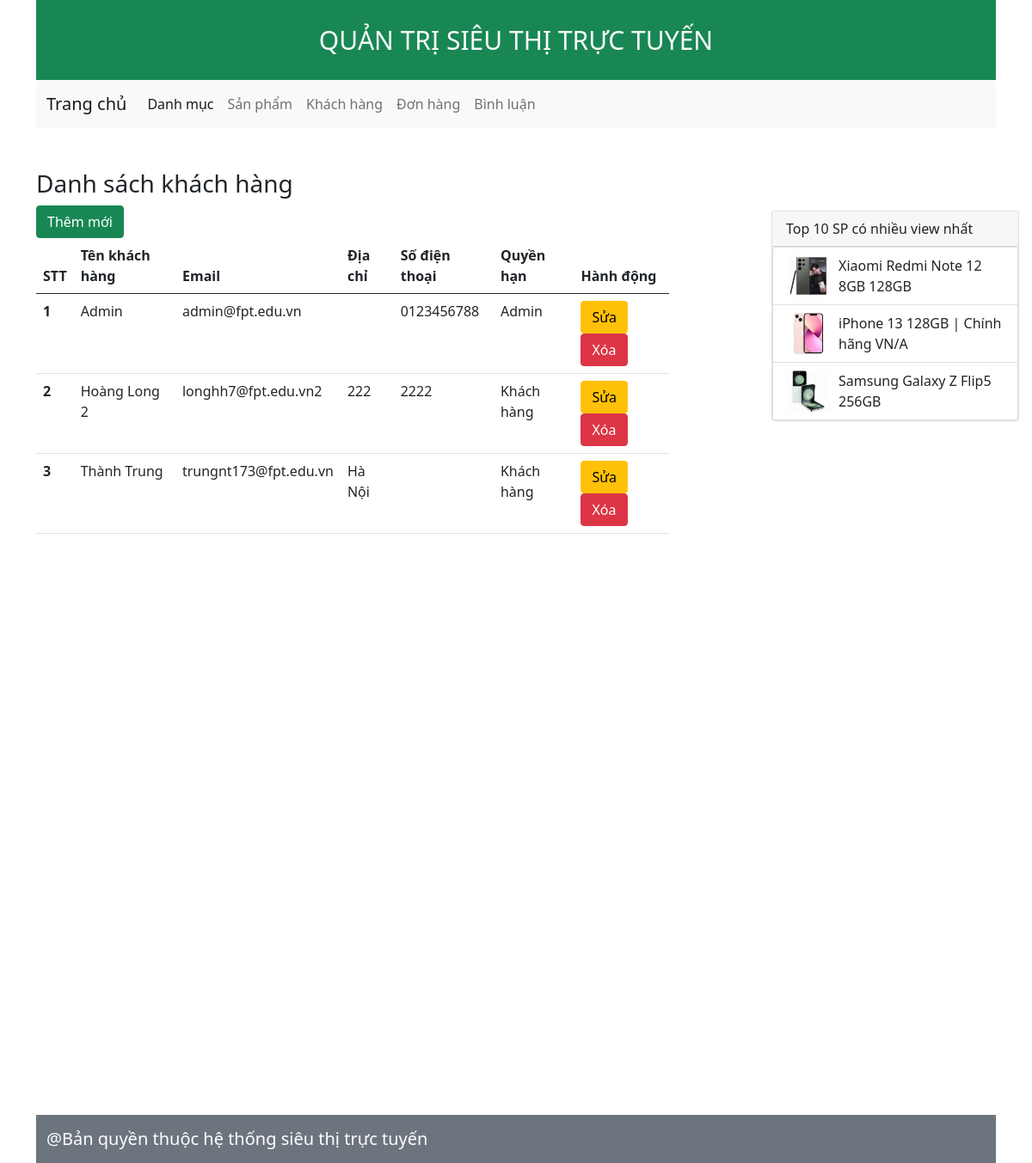
The app's page /admin/index.php?act=dskh with its own data.
### tables this page shows
CREATE TABLE `taikhoan` (
  `id` int(11) NOT NULL,
  `user` varchar(50) NOT NULL,
  `pass` varchar(50) NOT NULL,
  `email` varchar(255) NOT NULL,
  `address` varchar(255) DEFAULT NULL,
  `tel` varchar(20) DEFAULT NULL,
  `role` int(11) NOT NULL DEFAULT 0
);

### model/pdo.php (called while the page is built, shortened)
<?php
function pdo_get_connection(){
    $servername = "localhost";
    $username = "root";
    $password = "";
    try {
        $conn = new PDO("mysql:host=$servername;dbname=duanmau2023", $username, $password);
        $conn->setAttribute(PDO::ATTR_ERRMODE, PDO::ERRMODE_EXCEPTION);
        return $conn;
    } catch(PDOException $e) {
        echo "Connection failed: " . $e->getMessage();
    }
}
function pdo_query($sql){
    $sql_args=array_slice(func_get_args(),1);
    try{
        $conn=pdo_get_connection();
        $stmt=$conn->prepare($sql);
        $stmt->execute($sql_args);
        $rows=$stmt->fetchAll();
        return $rows;
    }
    catch(PDOException $e){
        throw $e;
    }
    finally{
        unset($conn);
    }
}
?>

### model/khachhang.php (called while the page is built, shortened)
<?php
    function danhsach_khachhang(){
        $sql = "select * from taikhoan";
        $result = pdo_query($sql);
        return $result;
    }
?>

### admin/khachhang/list-khachhang.php (the view, shortened to what this page needs)
<div class="col-md-8">
    <h3>Danh sách khách hàng</h3>
    <a href="?act=addkh" class="btn btn-success">Thêm mới</a>
    <table class="table">
        <thead>
            <tr>
                <th scope="col">STT</th>
                <th scope="col">Tên khách hàng</th>
                <th scope="col">Email</th>
                <th scope="col">Địa chỉ</th>
                <th scope="col">Số điện thoại</th>
                <th scope="col">Quyền hạn</th>
                <th scope="col">Hành động</th>
            </tr>
        </thead>
        <tbody>
            <?php foreach($dskh as $key => $value): ?>
            <tr>
                <th scope="row">
                    <?php echo $key + 1; ?>
                </th>
                <td>
                    <?php echo $value['user']; ?>
                </td>
                <td>
                    <?php echo $value['email']; ?>
                </td>
                <td>
                    <?php echo $value['address']; ?>
                </td>
                <td>
                    <?php echo $value['tel']; ?>
                </td>
                <td>
                    <?php
                        if($value['role'] == "0"){
                            echo "Khách hàng";
                        } else{
                            echo "Admin";
                        }
                    ?>
                </td>
                <td>
                    <a href="?act=editkh&idkh=<?php echo $value['id']; ?>" class="btn btn-warning">Sửa</a>
                    <button class="btn btn-danger" data-bs-id="<?php echo $value['id']; ?>" data-bs-toggle="modal"
                        data-bs-target="#modalDelete">
                        Xóa
                    </button>
                </td>
            </tr>
            <?php endforeach; ?>
        </tbody>
    </table>
</div>

### assets/css/admin.css (style rules this page uses)
* { margin: 0; padding: 0; box-sizing: border-box; }

### records on screen
taikhoan: user "Admin", email "admin@fpt.edu.vn", tel "0123456788", role "Admin"
taikhoan: user "Hoàng Long 2", email "longhh7@fpt.edu.vn2", address "222", tel "2222", role "Khách hàng"
taikhoan: user "Thành Trung", email "trungnt173@fpt.edu.vn", address "Hà Nội", role "Khách hàng"
